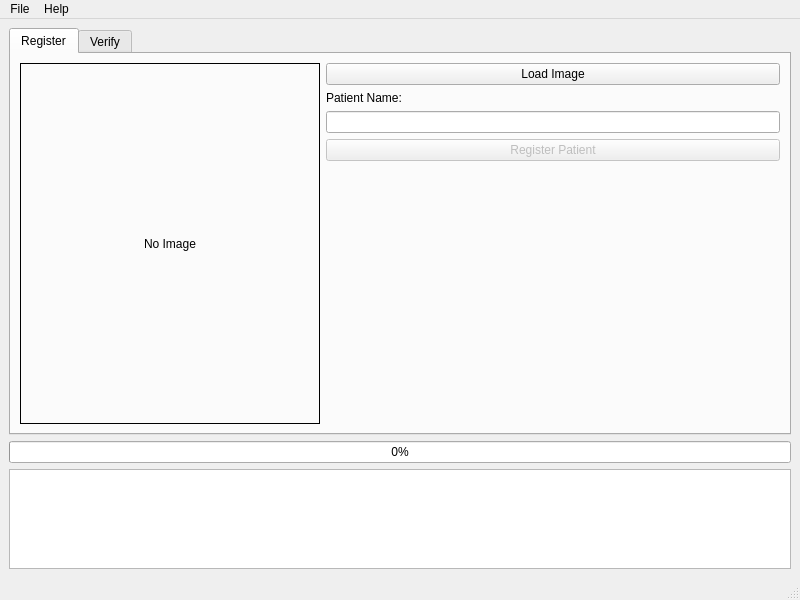
<?xml version="1.0" encoding="UTF-8"?>
<ui version="4.0">
 <class>MainWindow</class>
 <widget class="QMainWindow" name="MainWindow">
  <property name="geometry">
   <rect>
    <x>0</x>
    <y>0</y>
    <width>800</width>
    <height>600</height>
   </rect>
  </property>
  <property name="windowTitle">
   <string>Face Recognition System</string>
  </property>
  <widget class="QWidget" name="centralwidget">
   <layout class="QVBoxLayout" name="verticalLayout">
    <item>
     <widget class="QTabWidget" name="tabWidget">
      <property name="currentIndex">
       <number>0</number>
      </property>
      <widget class="QWidget" name="registerTab">
       <attribute name="title">
        <string>Register</string>
       </attribute>
       <layout class="QVBoxLayout" name="verticalLayout_2">
        <item>
         <layout class="QHBoxLayout" name="horizontalLayout">
          <item>
           <widget class="QLabel" name="registerImageLabel">
            <property name="minimumSize">
             <size>
              <width>300</width>
              <height>300</height>
             </size>
            </property>
            <property name="frameShape">
             <enum>QFrame::Shape::Box</enum>
            </property>
            <property name="text">
             <string>No Image</string>
            </property>
            <property name="alignment">
             <set>Qt::AlignmentFlag::AlignCenter</set>
            </property>
           </widget>
          </item>
          <item>
           <layout class="QVBoxLayout" name="verticalLayout_3">
            <item>
             <widget class="QPushButton" name="registerImageButton">
              <property name="text">
               <string>Load Image</string>
              </property>
             </widget>
            </item>
            <item>
             <widget class="QLabel" name="label">
              <property name="text">
               <string>Patient Name:</string>
              </property>
             </widget>
            </item>
            <item>
             <widget class="QLineEdit" name="nameLineEdit"/>
            </item>
            <item>
             <widget class="QPushButton" name="registerButton">
              <property name="enabled">
               <bool>false</bool>
              </property>
              <property name="text">
               <string>Register Patient</string>
              </property>
             </widget>
            </item>
            <item>
             <spacer name="verticalSpacer">
              <property name="orientation">
               <enum>Qt::Orientation::Vertical</enum>
              </property>
              <property name="sizeHint" stdset="0">
               <size>
                <width>20</width>
                <height>40</height>
               </size>
              </property>
             </spacer>
            </item>
           </layout>
          </item>
         </layout>
        </item>
       </layout>
      </widget>
      <widget class="QWidget" name="verifyTab">
       <attribute name="title">
        <string>Verify</string>
       </attribute>
       <layout class="QVBoxLayout" name="verticalLayout_4">
        <item>
         <layout class="QHBoxLayout" name="horizontalLayout_2">
          <item>
           <widget class="QLabel" name="verifyImageLabel">
            <property name="minimumSize">
             <size>
              <width>300</width>
              <height>300</height>
             </size>
            </property>
            <property name="frameShape">
             <enum>QFrame::Shape::Box</enum>
            </property>
            <property name="text">
             <string>No Image</string>
            </property>
            <property name="alignment">
             <set>Qt::AlignmentFlag::AlignCenter</set>
            </property>
           </widget>
          </item>
          <item>
           <layout class="QVBoxLayout" name="verticalLayout_5">
            <item>
             <widget class="QPushButton" name="verifyImageButton">
              <property name="text">
               <string>Load Image</string>
              </property>
             </widget>
            </item>
            <item>
             <widget class="QLabel" name="resultLabel">
              <property name="minimumSize">
               <size>
                <width>0</width>
                <height>50</height>
               </size>
              </property>
              <property name="font">
               <font>
                <pointsize>12</pointsize>
               </font>
              </property>
              <property name="text">
               <string/>
              </property>
              <property name="alignment">
               <set>Qt::AlignmentFlag::AlignCenter</set>
              </property>
              <property name="wordWrap">
               <bool>true</bool>
              </property>
             </widget>
            </item>
            <item>
             <spacer name="verticalSpacer_2">
              <property name="orientation">
               <enum>Qt::Orientation::Vertical</enum>
              </property>
              <property name="sizeHint" stdset="0">
               <size>
                <width>20</width>
                <height>40</height>
               </size>
              </property>
             </spacer>
            </item>
           </layout>
          </item>
         </layout>
        </item>
       </layout>
      </widget>
     </widget>
    </item>
    <item>
     <widget class="QProgressBar" name="progressBar">
      <property name="value">
       <number>0</number>
      </property>
     </widget>
    </item>
    <item>
     <widget class="QTextEdit" name="logTextEdit">
      <property name="maximumSize">
       <size>
        <width>16777215</width>
        <height>100</height>
       </size>
      </property>
      <property name="readOnly">
       <bool>true</bool>
      </property>
     </widget>
    </item>
   </layout>
  </widget>
  <widget class="QMenuBar" name="menubar">
   <property name="geometry">
    <rect>
     <x>0</x>
     <y>0</y>
     <width>800</width>
     <height>26</height>
    </rect>
   </property>
   <widget class="QMenu" name="menuFile">
    <property name="title">
     <string>File</string>
    </property>
    <addaction name="actionExit"/>
   </widget>
   <widget class="QMenu" name="menuHelp">
    <property name="title">
     <string>Help</string>
    </property>
    <addaction name="actionAbout"/>
   </widget>
   <addaction name="menuFile"/>
   <addaction name="menuHelp"/>
  </widget>
  <widget class="QStatusBar" name="statusbar"/>
  <action name="actionExit">
   <property name="text">
    <string>Exit</string>
   </property>
  </action>
  <action name="actionAbout">
   <property name="text">
    <string>About</string>
   </property>
  </action>
 </widget>
 <resources/>
 <connections/>
</ui>
